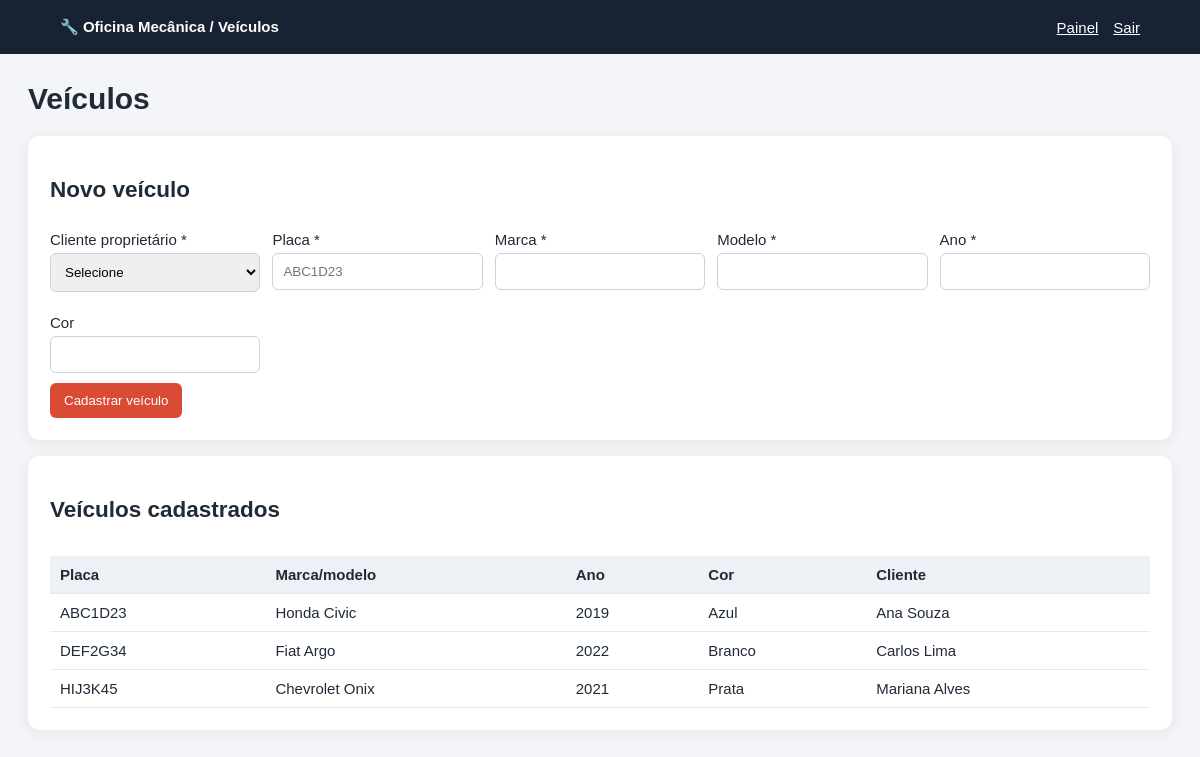
/index.php?rota=veiculos (signed in), run on the app's committed database.
### tables this page shows
CREATE TABLE veiculos (
    id INT AUTO_INCREMENT PRIMARY KEY,
    cliente_id INT NOT NULL,
    placa VARCHAR(8) NOT NULL UNIQUE,
    marca VARCHAR(60) NOT NULL,
    modelo VARCHAR(80) NOT NULL,
    ano SMALLINT NOT NULL,
    cor VARCHAR(40),
    CONSTRAINT fk_veiculo_cliente FOREIGN KEY(cliente_id) 
    REFERENCES clientes(id) ON UPDATE CASCADE ON DELETE RESTRICT);

CREATE TABLE clientes (
    id INT AUTO_INCREMENT PRIMARY KEY,
    nome VARCHAR(120) NOT NULL,
    cpf_hash CHAR(64) NOT NULL UNIQUE,
    telefone VARCHAR(30),
    email VARCHAR(150),
    endereco VARCHAR(255));

### controllers/VeiculoController.php (called while the page is built, shortened)
<?php
class VeiculoController
{
    private $model;
    public function __construct(Veiculo $model)
    {
        $this->model = $model;
    }
public function index(): void
    {
        $veiculos = $this->model->listar();
        $clientes = $this->model->clientes();
        require __DIR__ . '/../views/veiculo/index.php';
    }
}

### models/Veiculo.php (called while the page is built, shortened)
<?php
class Veiculo
{
    private $db;
    public function __construct(PDO $db)
    {
        $this->db = $db;
    }
public function listar(): array
    {
        $sql = 'SELECT v.*, c.nome AS cliente_nome
                FROM veiculos v JOIN clientes c ON c.id = v.cliente_id
                ORDER BY v.placa';
        return $this->db->query($sql)->fetchAll();
    }
    public function clientes(): array
    {
        return $this->db->query('SELECT id, nome FROM clientes ORDER BY nome')->fetchAll();
    }
}

### config/auth.php (called while the page is built, shortened)
<?php
function h(mixed $valor): string
{
    return htmlspecialchars((string) $valor, ENT_QUOTES | ENT_SUBSTITUTE, 'UTF-8');
}

### views/veiculo/index.php (the view, shortened to what this page needs)
<!doctype html>
<html lang="pt-br">
<head>
    <link rel="stylesheet" href="views/layout.css">
</head>
<body>
    <header class="top">
        <strong>🔧 Oficina Mecânica / Veículos</strong>
        <nav><a href="index.php?rota=principal">Painel</a><a href="index.php?rota=logout">Sair</a></nav>
    </header>
    <main class="wrap">
        <h1>Veículos</h1>
        <section class="panel">
            <h2>Novo veículo</h2>
            <?php if (!$clientes): ?>
                <p>Cadastre um cliente antes de incluir um veículo.</p>
            <?php else: ?>
                <form method="post" action="index.php?rota=veiculo_cadastrar">
                    <div class="gridform">
                        <div>
                            <label for="cliente_id">Cliente proprietário *</label>
                            <select id="cliente_id" name="cliente_id" required>
                                <option value="">Selecione</option>
                            </select>
                        </div>
                        <div><label for="placa">Placa *</label><input id="placa" name="placa" required maxlength="8" placeholder="ABC1D23"></div>
                        <div><label for="marca">Marca *</label><input id="marca" name="marca" required></div>
                        <div><label for="modelo">Modelo *</label><input id="modelo" name="modelo" required></div>
                        <div><label for="ano">Ano *</label><input id="ano" type="number" name="ano" min="1900" max="<?= (int) date('Y') + 1 ?>" required></div>
                        <div><label for="cor">Cor</label><input id="cor" name="cor"></div>
                    </div>
                    <button type="submit">Cadastrar veículo</button>
                </form>
            <?php endif; ?>
        </section>
        <section class="panel">
            <h2>Veículos cadastrados</h2>
            <div class="overflow">
                <table>
                    <thead><tr><th>Placa</th><th>Marca/modelo</th><th>Ano</th><th>Cor</th><th>Cliente</th></tr></thead>
                    <tbody>
                        <?php foreach ($veiculos as $v): ?>
                            <tr>
                                <td><?= h($v['placa']) ?></td>
                                <td><?= h($v['marca'] . ' ' . $v['modelo']) ?></td>
                                <td><?= h($v['ano']) ?></td>
                                <td><?= h($v['cor']) ?></td>
                                <td><?= h($v['cliente_nome']) ?></td>
                            </tr>
                        <?php endforeach; ?>
                    </tbody>
                </table>
            </div>
        </section>
    </main>
</body>
</html>

### index.php (shortened to what this page needs)
<?php
require_once __DIR__ . '/config/auth.php';
$db = (new Database())->getConnection();
$rota = $_GET['rota'] ?? 'login';
switch ($rota) {
    case 'veiculos':
        (new VeiculoController(new Veiculo($db)))->index();
        break;
}

### views/layout.css (style rules this page uses)
* { box-sizing:border-box }
body { margin:0;background:#f3f5f8;color:#202b38;font:15px Arial,sans-serif }
.top { background:#172333;color:#fff;padding:18px 5%;display:flex;justify-content:space-between;align-items:center }
.top a { color:#fff;margin-left:15px }
.wrap { max-width:1180px;margin:28px auto;padding:0 18px }
.panel { background:white;border-radius:12px;padding:22px;margin:16px 0;box-shadow:0 3px 15px #18233312 }
h1 { margin-top:0 }
label { display:block;margin:10px 0 5px }
input,select,textarea { padding:10px;border:1px solid #cbd2db;border-radius:6px;width:100%;max-width:100% }
button,.btn { background:#d94b35;color:white;border:0;border-radius:6px;padding:10px 14px;cursor:pointer;text-decoration:none;display:inline-block;margin-top:10px }
.gridform { display:grid;grid-template-columns:repeat(auto-fit,minmax(190px,1fr));gap:12px }
table { width:100%;border-collapse:collapse;margin-top:14px;background:#fff }
th,td { padding:10px;border-bottom:1px solid #e5e9ef;text-align:left;vertical-align:top }
th { background:#edf1f5 }
.overflow { overflow-x:auto }

### data on the page
veiculos: placa "ABC1D23", marca+modelo "Honda Civic", ano "2019", cor "Azul", cliente.nome "Ana Souza"
veiculos: placa "DEF2G34", marca+modelo "Fiat Argo", ano "2022", cor "Branco", cliente.nome "Carlos Lima"
veiculos: placa "HIJ3K45", marca+modelo "Chevrolet Onix", ano "2021", cor "Prata", cliente.nome "Mariana Alves"
